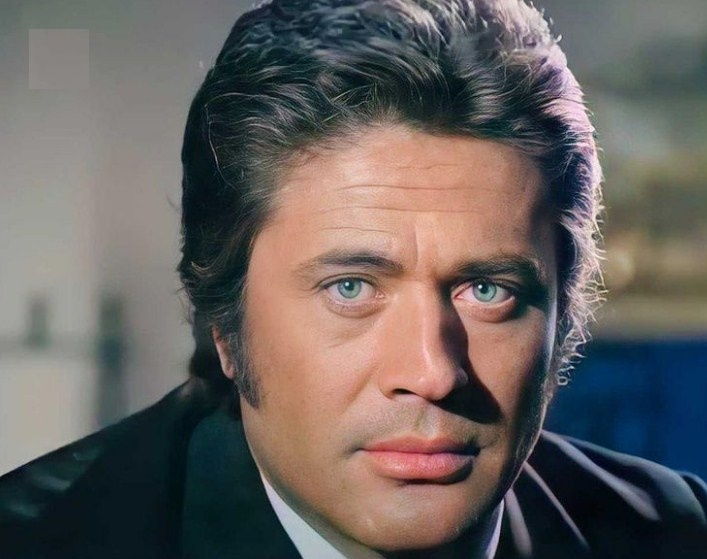
#> input picture Sayısal Görüntü İşleme/fotograf/7.jpg, 707 x 559 px
$ python goz_burun.py
#> lines starting #> are read from the running program, lines starting #| are printed output that depends on the picture; after the words box and inside, x2 and y2 are one past the last pixel; in counts of white or black regions, pixels touching at a corner belong together
import math

import skimage.exposure

import cv2

import numpy as np

img = cv2.imread("fotograf/7.jpg")
#> img is the input picture: shape (559, 707, 3); mean B, G, R 95.1, 97.5, 103.2

x = 130

y = 109

yaricap = 30

artis = 1.5

kirp = img[y-yaricap:y+yaricap, x-yaricap:x+yaricap]
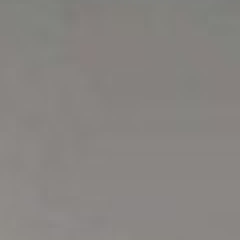
#> kirp: shape (60, 60, 3) (shown 4 times larger); mean B, G, R 129.1, 132.3, 135.7

boy, en = kirp.shape[:2]
#> boy = 60; en = 60

xcent = en / 2
#> xcent = 30

ycent = boy / 2
#> ycent = 30

rad = min(xcent,ycent)
#> rad = 30

map_x = np.zeros((boy, en), np.float32)

map_y = np.zeros((boy, en), np.float32)

maske = np.zeros((boy, en), np.uint8)

for y in range(boy):

    Y = (y - ycent)/ycent

    for x in range(en):

        X = (x - xcent)/xcent

        R = math.hypot(X,Y)

        if R == 0:

            map_x[y, x] = x

            map_y[y, x] = y

            maske[y,x] = 255

        elif R >= .90:

            map_x[y, x] = x

            map_y[y, x] = y

            maske[y,x] = 0

        elif artis >= 0:

            map_x[y, x] = xcent * X * math.pow((2 / math.pi) * (math.asin(R)/R), artis) + xcent

            map_y[y, x] = ycent * Y * math.pow((2 / math.pi) * (math.asin(R)/R), artis) + ycent

            maske[y, x] = 255

        elif artis < 0:

            artis2 = -artis

            map_x[y, x] = xcent * X * math.pow((math.sin(math.pi * R / 2) / R), artis) + xcent

            map_y[y, x] = ycent * Y * math.pow((math.sin(math.pi * R / 2) / R), artis2) + ycent

            maske[y,x] = 255
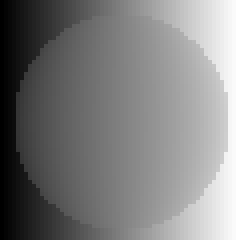
#> map_x: shape (60, 60) float32 (shown 4 times larger); min 0, max 59, mean 29.5; drawn with min black and max white
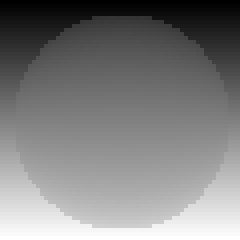
#> map_y: shape (60, 60) float32 (shown 4 times larger); min 0, max 59, mean 29.5; drawn with min black and max white
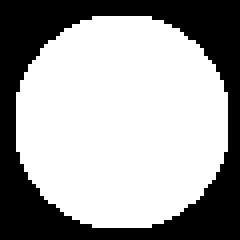
#> maske: shape (60, 60) (shown 4 times larger); 63.5% white; 1 black region, box (x1, y1, x2, y2) and area: (0, 0, 60, 60) 1315

carp = cv2.remap(kirp, map_x, map_y, cv2.INTER_LINEAR, borderMode = cv2.BORDER_CONSTANT, borderValue=(0, 0, 0))

bulanik = 7

maske = cv2.copyMakeBorder(maske, bulanik, bulanik, bulanik, bulanik, borderType=cv2.BORDER_CONSTANT, value=(0))

maske = cv2.GaussianBlur(maske, (0, 0), sigmaX = bulanik, sigmaY = bulanik, borderType = cv2.BORDER_DEFAULT)

b, e = maske.shape
#> b = 74; e = 74

maske = maske[bulanik: b-bulanik, bulanik: e-bulanik]

maske = cv2.cvtColor(maske, cv2.COLOR_GRAY2BGR)
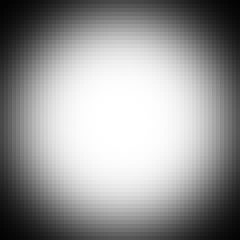
#> maske: shape (60, 60, 3) (shown 4 times larger); min 3, max 255, mean 151.6

maske = skimage.exposure.rescale_intensity(maske, in_range=(127.5, 255), out_range=(0, 1))
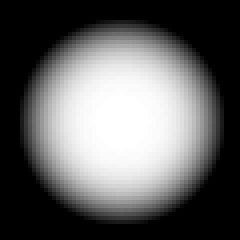
#> maske: shape (60, 60, 3) float64 (shown 4 times larger); min 0, max 1, mean 0.378

carpili = (carp * maske + kirp * (1 - maske)).clip(0, 255).astype(np.uint8)

result = img.copy()

result[y-yaricap: y+yaricap, x-yaricap: x+yaricap] = carpili
#> result: shape (559, 707, 3); 0.36% of pixels changed, all inside (x1, y1, x2, y2) = (29, 29, 89, 89)

cv2.imwrite("fotograf/filtreli7.jpg", result)

cv2.imshow('img', img)

cv2.imshow('kirp', kirp)

cv2.imshow('carp', carp)

cv2.imshow('maske', maske)

cv2.imshow('carpili', carpili)

cv2.imshow('result', result)

cv2.waitKey(0)

cv2.destroyAllWindows()

$ run again, with Sayısal Görüntü İşleme/fotograf/10.jpg copied over Sayısal Görüntü İşleme/fotograf/7.jpg
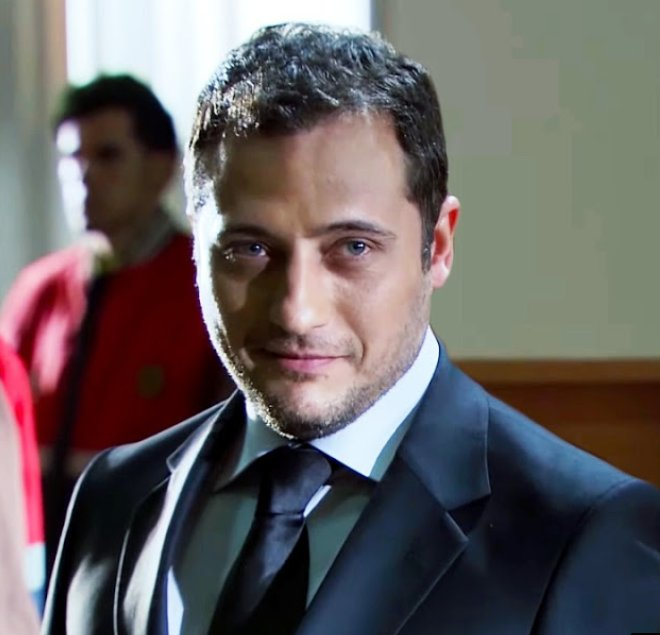
#> input picture Sayısal Görüntü İşleme/fotograf/10.jpg, 660 x 635 px
#> img is the input picture: shape (635, 660, 3); mean B, G, R 97.5, 97, 103.2
#> `kirp = img[y-yaricap:y+yaricap, x-yaricap:x+yaricap]`:
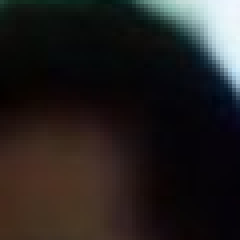
#> kirp: shape (60, 60, 3) (shown 4 times larger); mean B, G, R 31.3, 32.7, 36.2
#> `result[y-yaricap: y+yaricap, x-yaricap: x+yaricap] = carpili`:
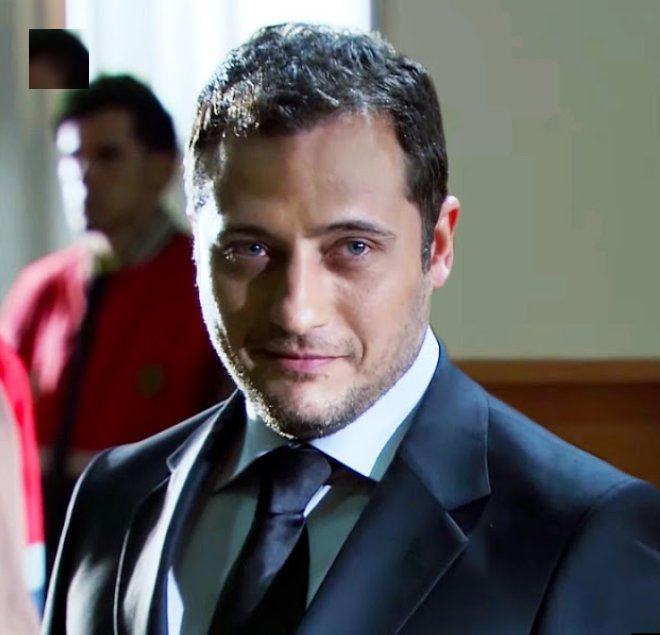
#> result: shape (635, 660, 3); 0.86% of pixels changed, all inside (x1, y1, x2, y2) = (29, 29, 89, 89)

$ run again, with Sayısal Görüntü İşleme/fotograf/6.jpg copied over Sayısal Görüntü İşleme/fotograf/7.jpg
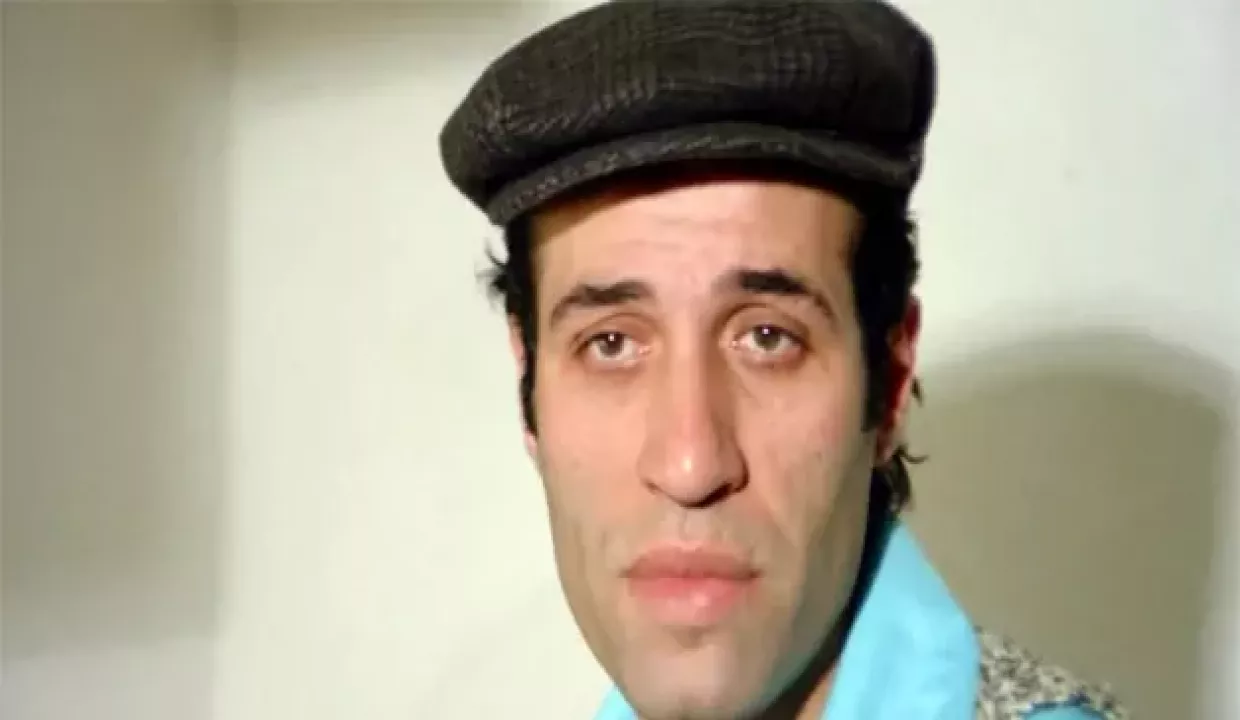
#> input picture Sayısal Görüntü İşleme/fotograf/6.jpg, 1240 x 720 px
#> img is the input picture: shape (720, 1240, 3); mean B, G, R 145.8, 164.5, 171.9
#> `kirp = img[y-yaricap:y+yaricap, x-yaricap:x+yaricap]`:
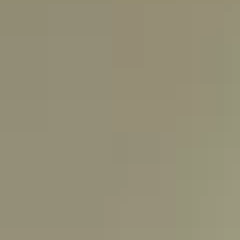
#> kirp: shape (60, 60, 3) (shown 4 times larger); mean B, G, R 119.4, 143.5, 148.7
#> result: shape (720, 1240, 3); 0.4% of pixels changed, all inside (x1, y1, x2, y2) = (29, 29, 89, 89)
